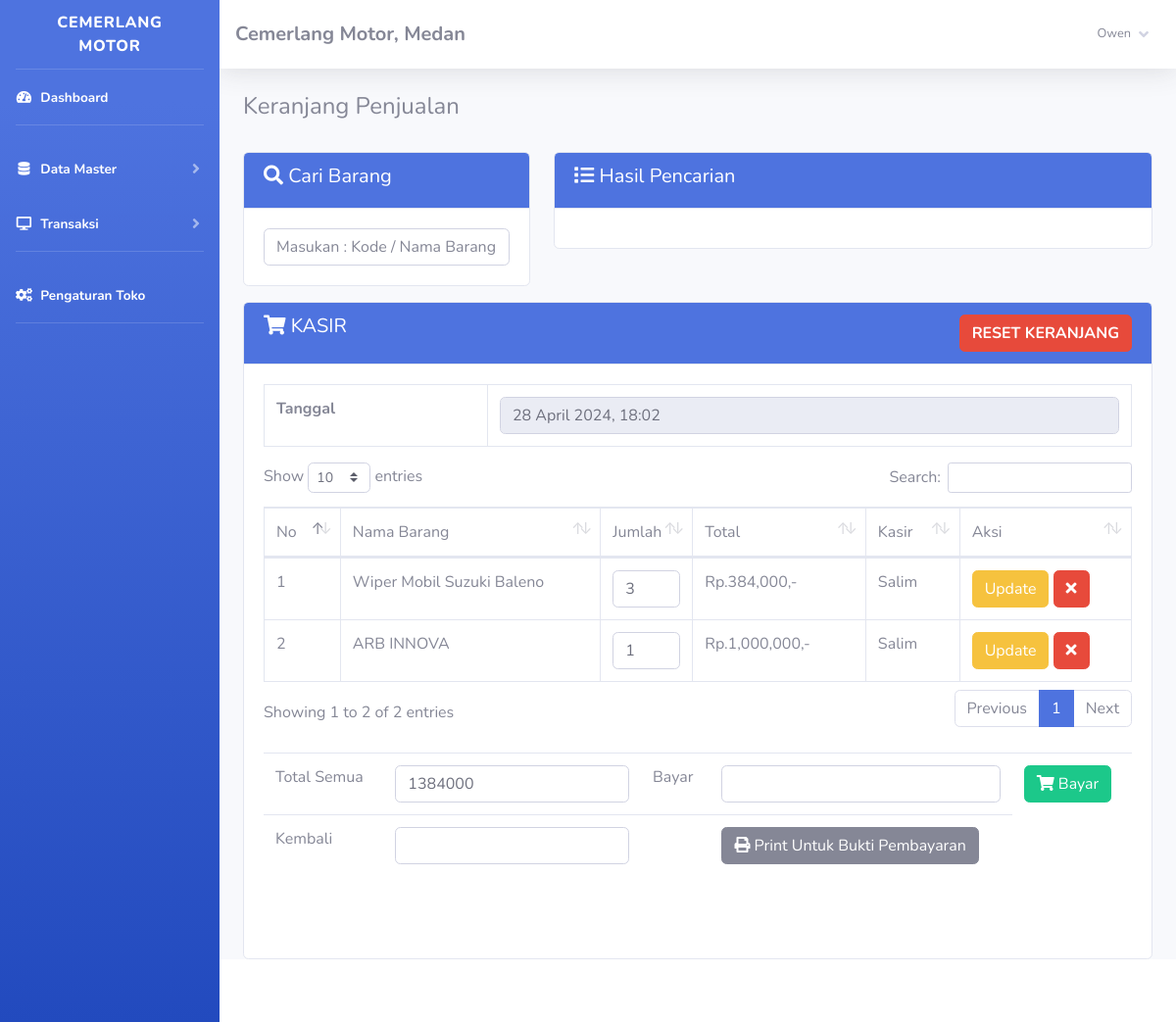
The page /index.php?page=jual (signed in) on the database its author committed.
### tables this page shows
CREATE TABLE `toko` (
  `id_toko` int(11) NOT NULL,
  `nama_toko` varchar(255) NOT NULL,
  `alamat_toko` text NOT NULL,
  `tlp` varchar(255) NOT NULL,
  `nama_pemilik` varchar(255) NOT NULL
);

CREATE TABLE `member` (
  `id_member` int(11) NOT NULL,
  `nm_member` varchar(255) NOT NULL,
  `alamat_member` text NOT NULL,
  `telepon` varchar(255) NOT NULL,
  `email` varchar(255) NOT NULL,
  `gambar` text NOT NULL,
  `NIK` text NOT NULL,
  `levelrole` enum('Owner','Pembelian','Penjualan') NOT NULL DEFAULT 'Owner'
);

CREATE TABLE `penjualan` (
  `id_penjualan` int(11) NOT NULL,
  `id_barang` varchar(255) NOT NULL,
  `id_member` int(11) NOT NULL,
  `jumlah` varchar(255) NOT NULL,
  `total` varchar(255) NOT NULL,
  `tanggal_input` varchar(255) NOT NULL
);

CREATE TABLE `barang` (
  `id` int(11) NOT NULL,
  `id_barang` varchar(255) NOT NULL,
  `id_kategori` int(11) NOT NULL,
  `nama_barang` text NOT NULL,
  `merk` varchar(255) NOT NULL,
  `harga_beli` varchar(255) NOT NULL,
  `harga_jual` varchar(255) NOT NULL,
  `satuan_barang` varchar(255) NOT NULL,
  `stok` text NOT NULL,
  `tgl_input` varchar(255) NOT NULL,
  `tgl_update` varchar(255) DEFAULT NULL
);

### fungsi/view/view.php (called while the page is built, shortened)
<?php
class view
{
    protected $db;
    public function __construct($db)
    {
        $this->db = $db;
    }
    public function member_edit($id)
    {
        $sql = "select member.*, login.*
                from member inner join login on member.id_member = login.id_member
                where member.id_member= ?";
        $row = $this-> db -> prepare($sql);
        $row -> execute(array($id));
        $hasil = $row -> fetch();
        return $hasil;
    }
    public function toko()
    {
        $sql = "select*from toko where id_toko='1'";
        $row = $this-> db -> prepare($sql);
        $row -> execute();
        $hasil = $row -> fetch();
        return $hasil;
    }
    public function penjualan()
    {
        $sql ="SELECT penjualan.* , barang.id_barang, barang.nama_barang, member.id_member,
                member.nm_member from penjualan
                left join barang on barang.id_barang=penjualan.id_barang
                left join member on member.id_member=penjualan.id_member
                ORDER BY id_penjualan";
        $row = $this-> db -> prepare($sql);
        $row -> execute();
        $hasil = $row -> fetchAll();
        return $hasil;
    }
}

### admin/module/jual/index.php (the view, shortened to what this page needs)
<h4>Keranjang Penjualan</h4>
<br>
<div class="row">
	<div class="col-sm-4">
		<div class="card card-primary mb-3">
			<div class="card-header bg-primary text-white">
				<h5><i class="fa fa-search"></i> Cari Barang</h5>
			</div>
			<div class="card-body">
				<input type="text" id="cari" class="form-control" name="cari" placeholder="Masukan : Kode / Nama Barang  [ENTER]">
			</div>
		</div>
	</div>
	<div class="col-sm-8">
		<div class="card card-primary mb-3">
			<div class="card-header bg-primary text-white">
				<h5><i class="fa fa-list"></i> Hasil Pencarian</h5>
			</div>
			<div class="card-body">
			</div>
		</div>
	</div>
	<div class="col-sm-12">
		<div class="card card-primary">
			<div class="card-header bg-primary text-white">
				<h5><i class="fa fa-shopping-cart"></i> KASIR
				<a class="btn btn-danger float-right"
					onclick="javascript:return confirm('Apakah anda ingin reset keranjang ?');" href="fungsi/hapus/hapus.php?penjualan=jual">
					<b>RESET KERANJANG</b></a>
				</h5>
			</div>
			<div class="card-body">
				<div id="keranjang" class="table-responsive">
					<table class="table table-bordered">
						<tr>
							<td><b>Tanggal</b></td>
							<td><input type="text" readonly="readonly" class="form-control" value="<?php echo date("j F Y, G:i");?>" name="tgl"></td>
						</tr>
					</table>
					<table class="table table-bordered w-100" id="example1">
						<thead>
							<tr>
								<td> No</td>
								<td> Nama Barang</td>
								<td style="width:10%;"> Jumlah</td>
								<td style="width:20%;"> Total</td>
								<td> Kasir</td>
								<td> Aksi</td>
							</tr>
						</thead>
						<tbody>
							<?php $total_bayar=0; $no=1; $hasil_penjualan = $lihat -> penjualan();?>
							<?php foreach($hasil_penjualan  as $isi){?>
							<tr>
								<td><?php echo $no;?></td>
								<td><?php echo $isi['nama_barang'];?></td>
								<td>
									<form method="POST" action="fungsi/edit/edit.php?jual=jual">
											<input type="number" name="jumlah" value="<?php echo $isi['jumlah'];?>" class="form-control">
										</td>
										<td>Rp.<?php echo number_format($isi['total']);?>,-</td>
										<td><?php echo $isi['nm_member'];?></td>
										<td>
											<button type="submit" class="btn btn-warning">Update</button>
									<a href="fungsi/hapus/hapus.php?jual=jual&id=<?php echo $isi['id_penjualan'];?>&brg=<?php echo $isi['id_barang'];?>
										&jml=<?php echo $isi['jumlah']; ?>"  class="btn btn-danger"><i class="fa fa-times"></i>
									</a>
								</td>
							</tr>
							<?php $no++; $total_bayar += $isi['total'];}?>
						</tbody>
				</table>
				<br/>
				<div id="kasirnya">
					<table class="table table-stripped">
						<form method="POST" action="index.php?page=jual&nota=yes#kasirnya">
							<tr>
								<td>Total Semua  </td>
								<td><input type="text" class="form-control" name="total" value="<?php echo $total_bayar;?>"></td>
								<td>Bayar  </td>
								<td><input type="text" class="form-control" name="bayar" value="<?php echo $bayar;?>"></td>
								<td><button class="btn btn-success"><i class="fa fa-shopping-cart"></i> Bayar</button>
								<?php  if(!empty($_GET['nota'] == 'yes')) {?>
									<a class="btn btn-danger" href="fungsi/hapus/hapus.php?penjualan=jual">
									<b>RESET</b></a></td><?php }?></td>
							</tr>
						</form>
						<tr>
							<td>Kembali</td>
							<td><input type="text" class="form-control" value="<?php echo $hitung;?>"></td>
							<td></td>
							<td>
								<a href="print.php?nm_member=<?php echo $_SESSION['admin']['nm_member'];?>
								&bayar=<?php echo $bayar;?>&kembali=<?php echo $hitung;?>" target="_blank">
								<button class="btn btn-secondary">
									<i class="fa fa-print"></i> Print Untuk Bukti Pembayaran
								</button></a>
							</td>
						</tr>
					</table>
					<br/>
					<br/>
				</div>
			</div>
		</div>
	</div>
</div>

### admin/template/sidebar.php (shortened to what this page needs)
<?php
    $id = $_SESSION['admin']['id_member'];
    $hasil_profil = $lihat -> member_edit($id);
?>
<ul class="navbar-nav bg-gradient-primary sidebar sidebar-dark accordion" id="accordionSidebar">
    <a class="sidebar-brand d-flex align-items-center justify-content-center" href="index.php">
        <div class="sidebar-brand-text mx-3">Cemerlang Motor<sup></sup></div>
    </a>
    <hr class="sidebar-divider my-0">
    <li class="nav-item active">
        <a class="nav-link" href="index.php">
            <i class="fas fa-fw fa-tachometer-alt"></i>
            <span>Dashboard</span></a>
    </li>
    <hr class="sidebar-divider">
    <li class="nav-item active">
        <a class="nav-link collapsed" href="#" data-toggle="collapse" data-target="#collapseTwo" aria-expanded="true"
            aria-controls="collapseTwo">
            <i class="fas fa-fw fa-database"></i>
            <span>Data Master</span>
        </a>
    </li>
    <li class="nav-item active">
        <a class="nav-link collapsed" href="#" data-toggle="collapse" data-target="#collapse3" aria-expanded="true"
            aria-controls="collapse3">
            <i class="fas fa-fw fa-desktop"></i>
            <span>Transaksi</span>
        </a>
    </li>
    <hr class="sidebar-divider">
    <li class="nav-item active">
        <a class="nav-link" href="index.php?page=pengaturan">
            <i class="fas fa-fw fa-cogs"></i>
            <span>Pengaturan Toko</span></a>
    </li>
    <hr class="sidebar-divider d-none d-md-block">
</ul>
<div id="content-wrapper" class="d-flex flex-column">
    <div id="content">
        <nav class="navbar navbar-expand navbar-light bg-white topbar mb-4 static-top shadow">
            <h5 class="d-lg-block d-none mt-2"><b><?php echo $toko['nama_toko'];?>, <?php echo $toko['alamat_toko'];?></b></h5>
            <ul class="navbar-nav ml-auto">
                <li class="nav-item dropdown no-arrow">
                    <a class="nav-link dropdown-toggle" href="#" id="userDropdown" role="button" data-toggle="dropdown"
                        aria-haspopup="true" aria-expanded="false">
                        <span
                            class="mr-2 d-none d-lg-inline text-gray-600 small ml-2"><?php echo $hasil_profil['nm_member'];?></span>
                        <i class="fas fa-angle-down"></i>
                    </a>
                </li>
            </ul>
        </nav>
        <div class="container-fluid">

### rows shown on the page
toko: nama_toko "Cemerlang Motor", alamat_toko "Medan"
penjualan: barang.nama_barang "Wiper Mobil Suzuki Baleno", jumlah "3", total "384,000", id_member.nm_member "Salim"
penjualan: barang.nama_barang "ARB INNOVA", jumlah "1", total "1,000,000", id_member.nm_member "Salim"

### other values the page prints
$hasil_profil['nm_member'] "Owen"
